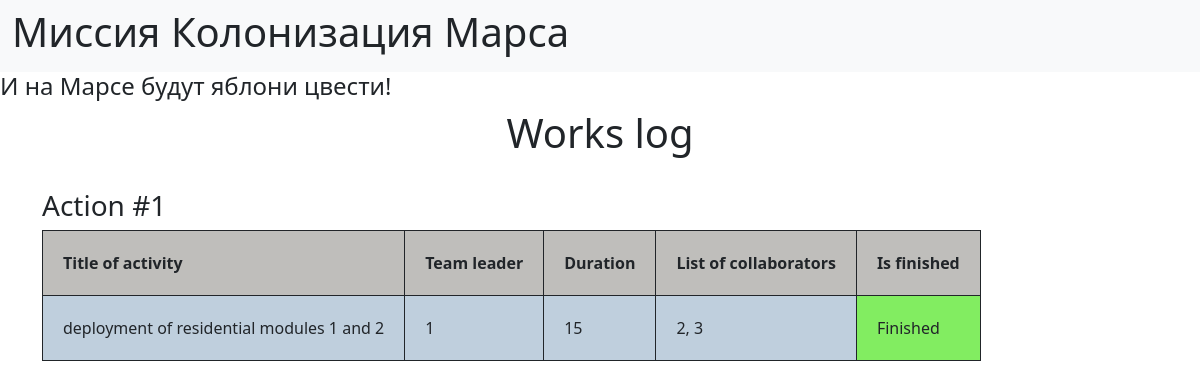
Before: / with the older database file.
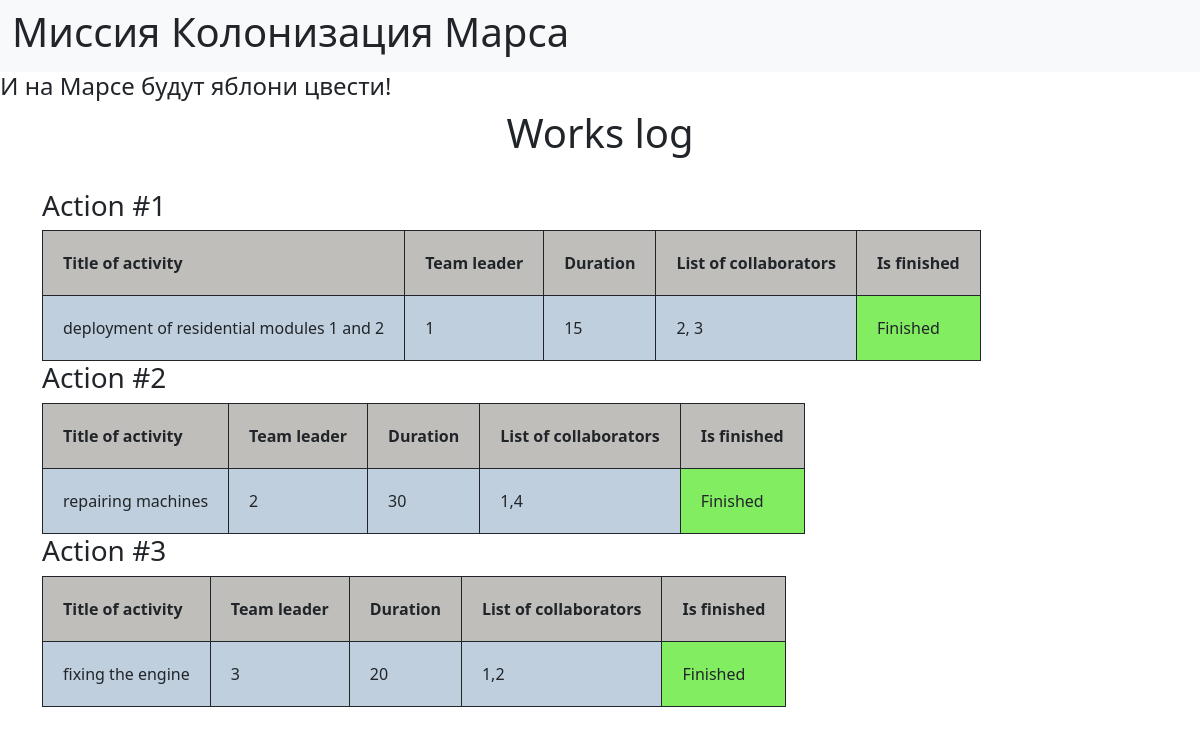
After: the same page with the newer database file.
### data/jobs.py (models this page shows)
class Jobs(SqlAlchemyBase):
    __tablename__ = 'jobs'
    id = sqlalchemy.Column(sqlalchemy.Integer, primary_key=True, autoincrement=True)
    team_leader = User.id
    job = sqlalchemy.Column(sqlalchemy.String, nullable=True)
    work_size = sqlalchemy.Column(sqlalchemy.String, nullable=True)
    collaborators = sqlalchemy.Column(sqlalchemy.String, nullable=True)
    start_date = sqlalchemy.Column(sqlalchemy.DateTime, default=datetime.datetime.now)
    end_date = sqlalchemy.Column(sqlalchemy.DateTime)
    if_finished = sqlalchemy.Column(sqlalchemy.Boolean, default=False)

### main.py (the view)
@app.route('/')
def main():
    db_session.global_init('db/blogs.db')
    db_sess = db_session.create_session()
    jobs_list = db_sess.query(jobs.Jobs).all()
    print(jobs_list)
    return render_template('1.html', jobs_list=jobs_list)

### data/db_session.py (called while the page is built, shortened)
def global_init(db_file):
    global __factory
    if __factory:
        return

def create_session() -> Session:
    global __factory
    return __factory()

### templates/1.html
{% extends "base.html" %}
{% block head %}
<link rel="stylesheet" type="text/css" href="/static/css/1.css" />
{% endblock %}
{% block content %}
<h1 class="log">Works log</h1><br>
{% for job in jobs_list %}
    <h3>Action #{{ job.id }}</h3>
    <table border="1" cellpadding="20px">
        <tr>
            <th bgcolor="bfbebb">Title of activity</th>
            <th bgcolor="bfbebb">Team leader</th>
            <th bgcolor="bfbebb">Duration</th>
            <th bgcolor="bfbebb">List of collaborators</th>
            <th bgcolor="bfbebb">Is finished</th>
        </tr>
        <tr>
            <td bgcolor="BFCFDD">{{ job.job }}</td>
            <td bgcolor="BFCFDD">{{ job.team_leader }}</td>
            <td bgcolor="BFCFDD">{{ job.work_size }}</td>
            <td bgcolor="BFCFDD">{{ job.collaborators }}</td>
            {% if job.is_finished == False %}
                <td bgcolor="e3c1d7">Is not finished</td>
            {% else %}
                <td bgcolor="82ed61">Finished</td>
            {% endif %}
        </tr>
    </table>
{% endfor %}
{% endblock %}

### templates/base.html (shortened to what this page needs)
<!DOCTYPE html>
<html lang="en">
<head>
    <link
            href="https://cdn.jsdelivr.net/npm/bootstrap@5.1.3/dist/css/bootstrap.min.css"
            rel="stylesheet"
>
    {% block head %}{% endblock %}
</head>
<body>
<nav class="navbar navbar-light bg-light">
    <div class="container-fluid">
        <h1>Миссия Колонизация Марса</h1>
    </div>
</nav>
<h4>И на Марсе будут яблони цвести!</h4>
<main role="main" class="container">
    {% block content %}{% endblock %}
</main>
</body>
</html>

### static/css/1.css (style rules this page uses)
td { border: 1px solid; }
th { border: 1px solid; }
h1.log { text-align: center; }

Changed rows visible on the page:
added Jobs: id "2", job "repairing machines", team_leader "2", work_size "30", collaborators "1,4"
added Jobs: id "3", job "fixing the engine", team_leader "3", work_size "20", collaborators "1,2"
